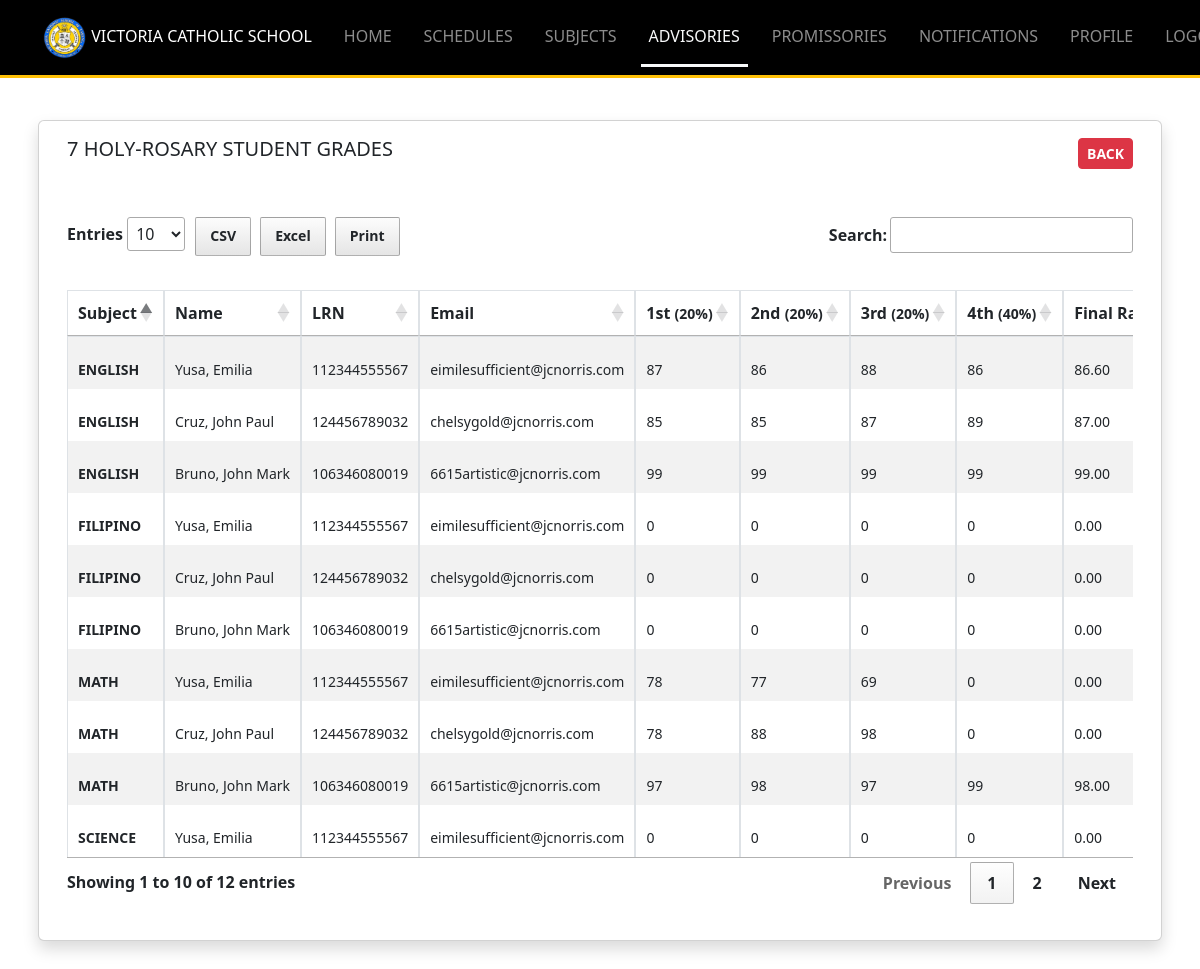
/Resources/views/teacher/section_grades.php?id=28 (signed in), run on the app's committed database.
### tables this page shows
CREATE TABLE `sections` (
  `id` int(11) NOT NULL,
  `name` varchar(255) DEFAULT NULL,
  `grade` enum('7','8','9','10','SECTION') DEFAULT NULL,
  `advisory_teacher_id` int(11) NOT NULL DEFAULT 0,
  `created_at` timestamp NOT NULL DEFAULT current_timestamp(),
  `updated_at` timestamp NOT NULL DEFAULT current_timestamp() ON UPDATE current_timestamp()
);

CREATE TABLE `subjects` (
  `id` int(11) NOT NULL,
  `name` varchar(255) DEFAULT NULL,
  `grade` enum('7','8','9','10') DEFAULT NULL,
  `created_at` timestamp NOT NULL DEFAULT current_timestamp(),
  `updated_at` timestamp NOT NULL DEFAULT current_timestamp() ON UPDATE current_timestamp()
);

CREATE TABLE `users` (
  `id` int(11) NOT NULL,
  `role` varchar(255) DEFAULT NULL,
  `school_number` varchar(255) DEFAULT NULL,
  `first_name` varchar(255) DEFAULT NULL,
  `middle_name` varchar(255) DEFAULT NULL,
  `last_name` varchar(255) DEFAULT NULL,
  `email` varchar(255) DEFAULT NULL,
  `phone` varchar(20) DEFAULT NULL,
  `lrn` varchar(20) DEFAULT NULL,
  `is_locked` tinyint(1) DEFAULT 0,
  `login_attempts` int(11) NOT NULL DEFAULT 0,
  `gender` enum('Male','Female') DEFAULT NULL,
  `birthday` date DEFAULT NULL,
  `street_no` varchar(100) DEFAULT NULL,
  `street` varchar(255) DEFAULT NULL,
  `village` varchar(500) DEFAULT NULL,
  `barangay` varchar(255) DEFAULT NULL,
  `city_municipality` varchar(500) DEFAULT NULL,
  `province` varchar(255) DEFAULT NULL,
  `zip_code` varchar(100) DEFAULT NULL,
  `occupation` varchar(255) DEFAULT NULL,
  `guardian_type` enum('mother','father','guardian') DEFAULT NULL,
  `password` varchar(255) DEFAULT NULL,
  `remember_token` varchar(100) DEFAULT NULL,
  `created_at` timestamp NOT NULL DEFAULT current_timestamp(),
  `updated_at` timestamp NOT NULL DEFAULT current_timestamp() ON UPDATE current_timestamp()
);

CREATE TABLE `student_grades` (
  `id` int(11) NOT NULL,
  `student_id` int(11) DEFAULT NULL,
  `subject_id` int(11) DEFAULT NULL,
  `first_quarter` double DEFAULT 0,
  `second_quarter` double DEFAULT 0,
  `third_quarter` double DEFAULT 0,
  `fourth_quarter` double DEFAULT 0,
  `created_at` timestamp NOT NULL DEFAULT current_timestamp(),
  `updated_at` timestamp NOT NULL DEFAULT current_timestamp() ON UPDATE current_timestamp()
);

### Backend-routes/teacher/includes_get_student_grades.php (called while the page is built, shortened)
<?php
try {
    require_once $_SERVER['DOCUMENT_ROOT']."/Middleware/CheckIfTeacher.php";
    $fileName = "Location: advisories.php";
    require_once $_SERVER['DOCUMENT_ROOT']."/Backend-routes/admin/includes_user_checker_router.php";
    $stmt = $conn->prepare("SELECT * FROM sections where id = ? and advisory_teacher_id = ?");
    $stmt->bind_param("ii", $accountID, $auth['id']);
    $stmt->execute();
    $result = $stmt->get_result();
    $section_data = $result->fetch_assoc();
    $stmt = $conn->prepare("SELECT * FROM subjects  WHERE grade = ?");
    $stmt->bind_param("s", $section_data['grade']);
    $stmt->execute();
    $subjects = $stmt->get_result();
    $role = 'student';
    $stmt = $conn->prepare("
    SELECT users.* FROM users
    LEFT JOIN student_sections ON users.id = student_sections.student_id
    WHERE users.role = ? AND student_sections.section_id = ?");
    $stmt->bind_param("si", $role, $accountID);
    $stmt->execute();
    $students = $stmt->get_result();
} catch (Exception $e) {
    errorSender('error '.$e->getMessage(), $fileName);
}
?>

### Backend-routes/admin/includes_user_checker_router.php (called while the page is built, shortened)
<?php
function isGETID() {
    $accountID = $_GET['id'];
}

### Resources/views/teacher/section_grades.php (the view, shortened to what this page needs)
<?php
require_once $_SERVER['DOCUMENT_ROOT']."/Middleware/CheckIfTeacher.php";
require_once $_SERVER['DOCUMENT_ROOT']."/Backend-routes/teacher/includes_get_student_grades.php";
require_once "../includes/header_layout.php";
function convertTxt($string = null){
    return $string == null ? '' : ucwords(strtolower($string));
  }
?>
<body>
<?php
    include "includes/navbar.php";
?>
<div class="container my-5">
    <div class="row pb-2 px-2">
            <div class="card shadow">
                <div class="card-body">
                    <div class="d-flex justify-content-between align-items-center mb-5">
                        <h5 ><?php echo $section_data['grade']." ".$section_data['name']." STUDENT GRADES" ?></h5>
                        <div class="btn-group">
                            <a href="advisories.php" class="btn btn-danger btn-sm fw-bold">BACK</a>
                        </div>
                    </div>
                    <div class="table-responsive ">
                            <table class="table table-bordered table-striped"  id="gradesTable">
                                <thead>
                                <tr>
                                    <th scope="col">Subject</th>
                                    <th scope="col">Name</th>
                                    <th scope="col">LRN</th>
                                    <th scope="col">Email</th>
                                    <th scope="col">1st <small>(20%)</small></th>
                                    <th scope="col">2nd <small>(20%)</small></th>
                                    <th scope="col">3rd <small>(20%)</small></th>
                                    <th scope="col">4th <small>(40%)</small></th>
                                    <th scope="col">Final Rating</th>
                                </tr>
                                </thead>
                                <tbody id="tbody-grades">
                                    <?php
                                        foreach($students as $student){
                                            foreach ($subjects as $subject) {
                                                $stmt = $conn->prepare("SELECT * FROM student_grades  WHERE subject_id = ? AND student_id = ?");
                                                $stmt->bind_param("ii", $subject['id'], $student['id']);
                                                $stmt->execute();
                                                $student_grades = $stmt->get_result();
                                                if($student_grades->num_rows <= 0){
                                                    echo "
                                                    <tr>
                                                        <td>
                                                            <small class='fw-bold text-uppercase'>".$subject['name']."</small>
                                                        </td>
                                                        <td>
                                                            <small>".convertTxt($student['last_name'].', '.$student['first_name'])."</small>
                                                        </td>
                                                        <td>
                                                            <small>".$student['lrn']."</small>
                                                        </td>
                                                        <td>
                                                            <small>".$student['email']."</small>
                                                        </td>
                                                        <td>
                                                            <small>0</small>
                                                        </td>
                                                        <td>
                                                            <small>0</small>
                                                        </td>
                                                        <td>
                                                            <small>0</small>
                                                        </td>
                                                        <td>
                                                            <small>0</small>
                                                        </td>
                                                        <td>
                                                            <small>0.00</small>
                                                        </td>
                                                    </tr>";
                                                }else{
                                                    $student_grades_row = $student_grades->fetch_assoc();
                                                    $final = ($student_grades_row['first_quarter'] == 0 ||
                                                                $student_grades_row['second_quarter'] == 0 ||
                                                                $student_grades_row['third_quarter'] == 0 ||
                                                                $student_grades_row['fourth_quarter'] == 0) ? 0 :
                                                                ($student_grades_row['first_quarter'] * 0.20 +
                                                                $student_grades_row['second_quarter'] * 0.20 +
                                                                $student_grades_row['third_quarter'] * 0.20 +
                                                                $student_grades_row['fourth_quarter'] * 0.40);
                                                    echo "
                                                    <tr>
                                                        <td>
                                                            <small class='fw-bold text-uppercase'>".$subject['name']."</small>
                                                        </td>
                                                        <td>
                                                            <input type='hidden' name='student_id[]' value='".$student['id']."'>
                                                            <small>".convertTxt($student['last_name'].', '.$student['first_name'])."</small>
                                                        </td>
                                                        <td>
                                                            <small>".$student['lrn']."</small>
                                                        </td>
                                                        <td>
                                                            <small>".$student['email']."</small>
                                                        </td>
                                                        <td>
                                                            <small>".$student_grades_row['first_quarter']."</small>
                                                        </td>
                                                        <td>
                                                            <small>".$student_grades_row['second_quarter']."</small>
                                                        </td>
                                                        <td>
                                                            <small>".$student_grades_row['third_quarter']."</small>
                                                        </td>
                                                        <td>
                                                            <small>".$student_grades_row['fourth_quarter']."</small>
                                                        </td>
                                                        <td>
                                                            <small>".number_format($final, 2)."</small>
                                                        </td>
                                                    </tr>";
                                                }
                                            }
                                        }
                                    ?>
                                </tbody>
                            </table>
                        </div>
                    </div>
            </div>
    </div>
</div>
</body>
<?php
	require_once "../includes/includes_scripts.php";
?>

### Resources/css/style.css (style rules this page uses)
th, td { white-space: nowrap !important; }
tr td { padding-top: 20px !important; }
table { width: 100% !important; border-top: 1px solid black; }

### data on the page
sections: grade "7", name "HOLY-ROSARY"
users: last_name+first_name "Yusa, Emilia", lrn "112344555567", email "eimilesufficient@jcnorris.com"
subjects: name "ENGLISH", student_grades.first_quarter "87", student_grades.second_quarter "86", student_grades.third_quarter "88", student_grades.fourth_quarter "86", student_grades.first_quarter+second_quarter+third_quarter "86.60", student_grades.first_quarter "85", student_grades.second_quarter "85", student_grades.third_quarter "87", student_grades.fourth_quarter "89", student_grades.first_quarter+second_quarter+third_quarter "87.00", student_grades.first_quarter "99", student_grades.second_quarter "99", student_grades.third_quarter "99", student_grades.fourth_quarter "99", student_grades.first_quarter+second_quarter+third_quarter "99.00"
subjects: name "MATH", student_grades.first_quarter "78", student_grades.second_quarter "77", student_grades.third_quarter "69", student_grades.fourth_quarter "0", student_grades.first_quarter+second_quarter+third_quarter "0.00", student_grades.second_quarter "88", student_grades.third_quarter "98", student_grades.first_quarter "97", student_grades.second_quarter "98", student_grades.third_quarter "97", student_grades.fourth_quarter "99", student_grades.first_quarter+second_quarter+third_quarter "98.00"
subjects: name "SCIENCE", student_grades.first_quarter "0", student_grades.second_quarter "0", student_grades.third_quarter "0", student_grades.fourth_quarter "0", student_grades.first_quarter "0.00"
subjects: name "FILIPINO"
users: last_name+first_name "Cruz, John Paul", lrn "124456789032", email "chelsygold@jcnorris.com"
users: last_name+first_name "Bruno, John Mark", lrn "106346080019", email "6615artistic@jcnorris.com"
